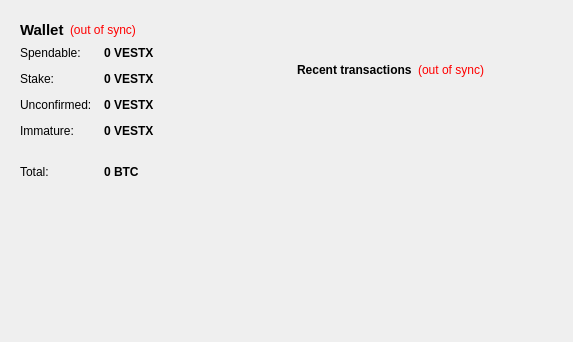
<?xml version="1.0" encoding="UTF-8"?>
<ui version="4.0">
 <class>OverviewPage</class>
 <widget class="QWidget" name="OverviewPage">
  <property name="geometry">
   <rect>
    <x>0</x>
    <y>0</y>
    <width>573</width>
    <height>342</height>
   </rect>
  </property>
  <property name="windowTitle">
   <string>Form</string>
  </property>
  <layout class="QGridLayout" name="gridLayout_2">
   <item row="0" column="0">
    <layout class="QVBoxLayout" name="verticalLayout_2">
     <item>
      <widget class="QFrame" name="frame">
       <property name="frameShape">
        <enum>QFrame::NoFrame</enum>
       </property>
       <property name="frameShadow">
        <enum>QFrame::Plain</enum>
       </property>
       <property name="lineWidth">
        <number>0</number>
       </property>
       <layout class="QVBoxLayout" name="verticalLayout_4">
        <item>
         <layout class="QHBoxLayout" name="horizontalLayout_4">
          <item>
           <widget class="QLabel" name="label_5">
            <property name="font">
             <font>
              <pointsize>11</pointsize>
              <weight>75</weight>
              <bold>true</bold>
             </font>
            </property>
            <property name="text">
             <string>Wallet</string>
            </property>
           </widget>
          </item>
          <item>
           <widget class="QLabel" name="labelWalletStatus">
            <property name="toolTip">
             <string>The displayed information may be out of date. Your wallet automatically synchronizes with the VestxCOIN network after a connection is established, but this process has not completed yet.</string>
            </property>
            <property name="styleSheet">
             <string notr="true">QLabel { color: red; }</string>
            </property>
            <property name="text">
             <string notr="true">(out of sync)</string>
            </property>
            <property name="alignment">
             <set>Qt::AlignLeading|Qt::AlignLeft|Qt::AlignVCenter</set>
            </property>
           </widget>
          </item>
          <item>
           <spacer name="horizontalSpacer_2">
            <property name="orientation">
             <enum>Qt::Horizontal</enum>
            </property>
            <property name="sizeHint" stdset="0">
             <size>
              <width>40</width>
              <height>20</height>
             </size>
            </property>
           </spacer>
          </item>
         </layout>
        </item>
        <item>
         <layout class="QFormLayout" name="formLayout_2">
          <property name="fieldGrowthPolicy">
           <enum>QFormLayout::AllNonFixedFieldsGrow</enum>
          </property>
          <property name="horizontalSpacing">
           <number>12</number>
          </property>
          <property name="verticalSpacing">
           <number>12</number>
          </property>
          <item row="0" column="0">
           <widget class="QLabel" name="label">
            <property name="text">
             <string>Spendable:</string>
            </property>
           </widget>
          </item>
          <item row="0" column="1">
           <widget class="QLabel" name="labelBalance">
            <property name="font">
             <font>
              <weight>75</weight>
              <bold>true</bold>
             </font>
            </property>
            <property name="cursor">
             <cursorShape>IBeamCursor</cursorShape>
            </property>
            <property name="toolTip">
             <string>Your current spendable balance</string>
            </property>
            <property name="text">
             <string notr="true">0 VESTX</string>
            </property>
            <property name="textInteractionFlags">
             <set>Qt::LinksAccessibleByMouse|Qt::TextSelectableByKeyboard|Qt::TextSelectableByMouse</set>
            </property>
           </widget>
          </item>
          <item row="1" column="0">
           <widget class="QLabel" name="label_6">
            <property name="text">
             <string>Stake:</string>
            </property>
           </widget>
          </item>
          <item row="1" column="1">
           <widget class="QLabel" name="labelStake">
            <property name="font">
             <font>
              <weight>75</weight>
              <bold>true</bold>
             </font>
            </property>
            <property name="cursor">
             <cursorShape>IBeamCursor</cursorShape>
            </property>
            <property name="toolTip">
             <string>Total of coins that was staked, and do not yet count toward the current balance</string>
            </property>
            <property name="text">
             <string notr="true">0 VESTX</string>
            </property>
            <property name="textInteractionFlags">
             <set>Qt::LinksAccessibleByMouse|Qt::TextSelectableByKeyboard|Qt::TextSelectableByMouse</set>
            </property>
           </widget>
          </item>
          <item row="2" column="0">
           <widget class="QLabel" name="label_3">
            <property name="text">
             <string>Unconfirmed:</string>
            </property>
           </widget>
          </item>
          <item row="2" column="1">
           <widget class="QLabel" name="labelUnconfirmed">
            <property name="font">
             <font>
              <weight>75</weight>
              <bold>true</bold>
             </font>
            </property>
            <property name="cursor">
             <cursorShape>IBeamCursor</cursorShape>
            </property>
            <property name="toolTip">
             <string>Total of transactions that have yet to be confirmed, and do not yet count toward the current balance</string>
            </property>
            <property name="text">
             <string notr="true">0 VESTX</string>
            </property>
            <property name="textInteractionFlags">
             <set>Qt::LinksAccessibleByMouse|Qt::TextSelectableByKeyboard|Qt::TextSelectableByMouse</set>
            </property>
           </widget>
          </item>
          <item row="3" column="0">
           <widget class="QLabel" name="labelImmatureText">
            <property name="text">
             <string>Immature:</string>
            </property>
           </widget>
          </item>
          <item row="3" column="1">
           <widget class="QLabel" name="labelImmature">
            <property name="font">
             <font>
              <weight>75</weight>
              <bold>true</bold>
             </font>
            </property>
            <property name="toolTip">
             <string>Mined balance that has not yet matured</string>
            </property>
            <property name="text">
             <string notr="true">0 VESTX</string>
            </property>
            <property name="textInteractionFlags">
             <set>Qt::LinksAccessibleByMouse|Qt::TextSelectableByKeyboard|Qt::TextSelectableByMouse</set>
            </property>
           </widget>
          </item>
          <item row="4" column="0" colspan="2">
           <widget class="Line" name="line">
            <property name="frameShadow">
             <enum>QFrame::Sunken</enum>
            </property>
            <property name="lineWidth">
             <number>0</number>
            </property>
            <property name="orientation">
             <enum>Qt::Horizontal</enum>
            </property>
           </widget>
          </item>
          <item row="5" column="0">
           <widget class="QLabel" name="labelTotalText">
            <property name="text">
             <string>Total:</string>
            </property>
           </widget>
          </item>
          <item row="5" column="1">
           <widget class="QLabel" name="labelTotal">
            <property name="font">
             <font>
              <weight>75</weight>
              <bold>true</bold>
             </font>
            </property>
            <property name="cursor">
             <cursorShape>IBeamCursor</cursorShape>
            </property>
            <property name="toolTip">
             <string>Your current total balance</string>
            </property>
            <property name="text">
             <string notr="true">0 BTC</string>
            </property>
            <property name="textInteractionFlags">
             <set>Qt::LinksAccessibleByMouse|Qt::TextSelectableByKeyboard|Qt::TextSelectableByMouse</set>
            </property>
           </widget>
          </item>
         </layout>
        </item>
       </layout>
      </widget>
     </item>
     <item>
      <widget class="QFrame" name="frame_3">
       <property name="maximumSize">
        <size>
         <width>370</width>
         <height>240</height>
        </size>
       </property>
       <property name="frameShape">
        <enum>QFrame::NoFrame</enum>
       </property>
       <property name="frameShadow">
        <enum>QFrame::Sunken</enum>
       </property>
       <property name="lineWidth">
        <number>0</number>
       </property>
       <layout class="QGridLayout" name="gridLayout">
        <item row="0" column="0">
         <widget class="QLabel" name="label_2">
          <property name="text">
           <string/>
          </property>
          <property name="pixmap">
           <pixmap resource="../bitcoin.qrc">:/images/res/images/Logo.png</pixmap>
          </property>
          <property name="scaledContents">
           <bool>true</bool>
          </property>
         </widget>
        </item>
       </layout>
      </widget>
     </item>
     <item>
      <spacer name="verticalSpacer">
       <property name="orientation">
        <enum>Qt::Vertical</enum>
       </property>
       <property name="sizeHint" stdset="0">
        <size>
         <width>20</width>
         <height>40</height>
        </size>
       </property>
      </spacer>
     </item>
    </layout>
   </item>
   <item row="0" column="1">
    <layout class="QVBoxLayout" name="verticalLayout_3">
     <item>
      <widget class="QFrame" name="frame_2">
       <property name="frameShape">
        <enum>QFrame::NoFrame</enum>
       </property>
       <property name="frameShadow">
        <enum>QFrame::Sunken</enum>
       </property>
       <property name="lineWidth">
        <number>0</number>
       </property>
       <layout class="QVBoxLayout" name="verticalLayout">
        <item>
         <spacer name="verticalSpacer_3">
          <property name="orientation">
           <enum>Qt::Vertical</enum>
          </property>
          <property name="sizeHint" stdset="0">
           <size>
            <width>20</width>
            <height>40</height>
           </size>
          </property>
         </spacer>
        </item>
        <item>
         <layout class="QHBoxLayout" name="horizontalLayout_2">
          <item>
           <widget class="QLabel" name="label_4">
            <property name="text">
             <string>&lt;b&gt;Recent transactions&lt;/b&gt;</string>
            </property>
           </widget>
          </item>
          <item>
           <widget class="QLabel" name="labelTransactionsStatus">
            <property name="toolTip">
             <string>The displayed information may be out of date. Your wallet automatically synchronizes with the VestxCOIN network after a connection is established, but this process has not completed yet.</string>
            </property>
            <property name="styleSheet">
             <string notr="true">QLabel { color: red; }</string>
            </property>
            <property name="text">
             <string notr="true">(out of sync)</string>
            </property>
            <property name="alignment">
             <set>Qt::AlignRight|Qt::AlignTrailing|Qt::AlignVCenter</set>
            </property>
           </widget>
          </item>
          <item>
           <spacer name="horizontalSpacer">
            <property name="orientation">
             <enum>Qt::Horizontal</enum>
            </property>
            <property name="sizeHint" stdset="0">
             <size>
              <width>40</width>
              <height>20</height>
             </size>
            </property>
           </spacer>
          </item>
         </layout>
        </item>
        <item>
         <widget class="QListView" name="listTransactions">
          <property name="styleSheet">
           <string notr="true">QListView { background: transparent; }</string>
          </property>
          <property name="frameShape">
           <enum>QFrame::NoFrame</enum>
          </property>
          <property name="verticalScrollBarPolicy">
           <enum>Qt::ScrollBarAlwaysOff</enum>
          </property>
          <property name="horizontalScrollBarPolicy">
           <enum>Qt::ScrollBarAlwaysOff</enum>
          </property>
          <property name="selectionMode">
           <enum>QAbstractItemView::NoSelection</enum>
          </property>
         </widget>
        </item>
       </layout>
      </widget>
     </item>
     <item>
      <spacer name="verticalSpacer_2">
       <property name="orientation">
        <enum>Qt::Vertical</enum>
       </property>
       <property name="sizeHint" stdset="0">
        <size>
         <width>20</width>
         <height>40</height>
        </size>
       </property>
      </spacer>
     </item>
    </layout>
   </item>
  </layout>
 </widget>
 <resources>
  <include location="../bitcoin.qrc"/>
 </resources>
 <connections/>
</ui>
